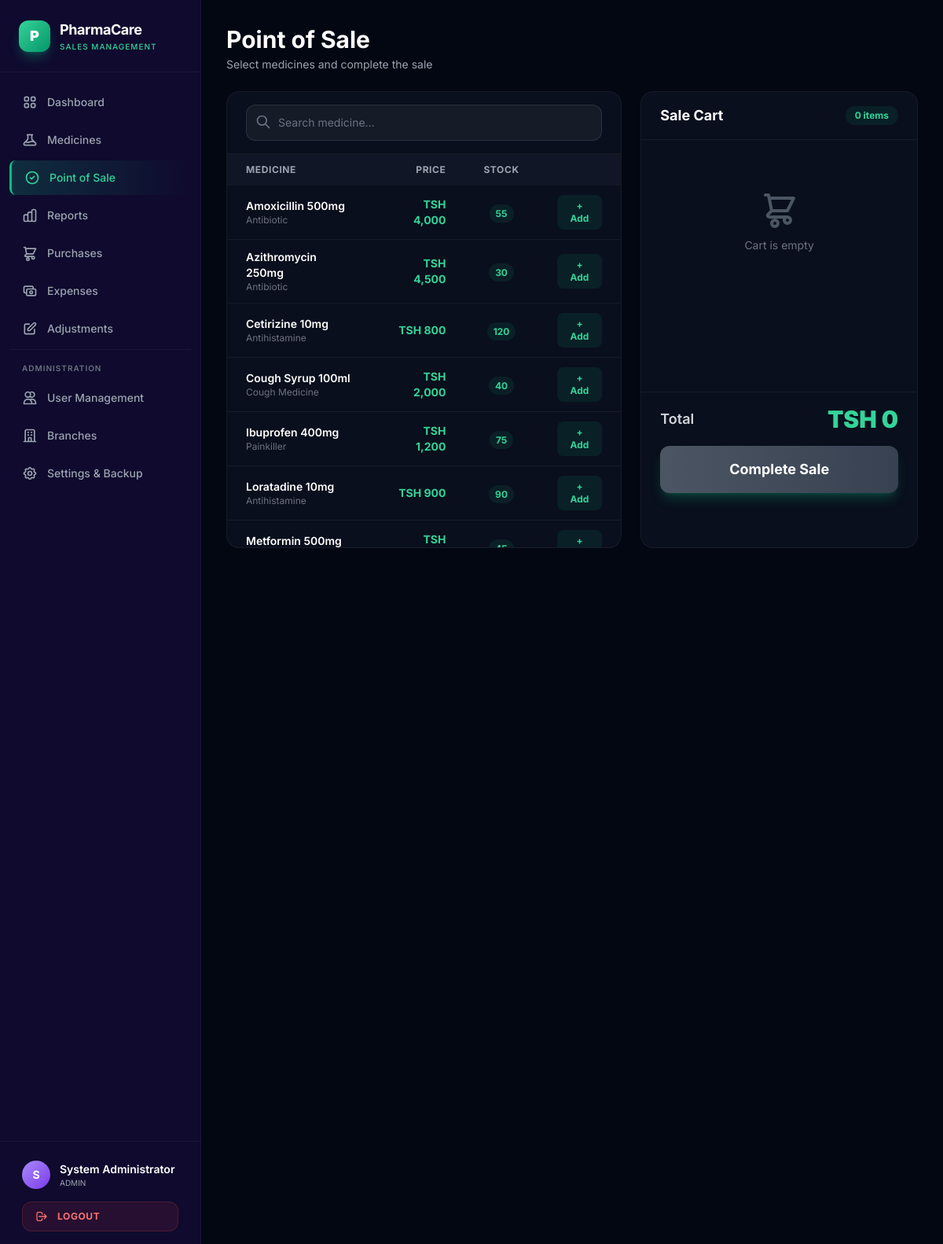
/sales (signed in), run on the app's committed database.
### tables this page shows
CREATE TABLE medicines (
        id INTEGER PRIMARY KEY AUTOINCREMENT,
        name TEXT NOT NULL,
        category TEXT,
        description TEXT,
        buying_price REAL NOT NULL,
        selling_price REAL NOT NULL,
        stock_qty INTEGER NOT NULL DEFAULT 0,
        expiry_date TEXT NOT NULL,
        purchase_date TEXT,
        created_at TIMESTAMP DEFAULT CURRENT_TIMESTAMP
    );

### app.py (the view)
@app.route('/sales')
@login_required
def sales_pos():
    conn = get_db()
    meds = conn.execute("SELECT * FROM medicines WHERE stock_qty > 0 ORDER BY name").fetchall()
    conn.close()
    return render_template('sales.html', medicines=meds)

### app.py (called while the page is built)
def get_db():
    conn = sqlite3.connect(DB_FILE)
    conn.row_factory = sqlite3.Row
    conn.execute("PRAGMA foreign_keys = ON")
    return conn

def login_required(f):
    @wraps(f)
    def decorated(*args, **kwargs):
        if 'user_id' not in session:
            return redirect(url_for('login'))
        return f(*args, **kwargs)
    return decorated

### templates/sales.html (shortened to what this page needs)
{% extends "base.html" %}
{% block content %}
<div class="space-y-4 md:space-y-6">
    <div>
        <h1 class="text-2xl md:text-3xl font-bold text-white">Point of Sale</h1>
        <p class="text-gray-400 mt-1 text-sm">Select medicines and complete the sale</p>
    </div>
    <div class="grid grid-cols-1 lg:grid-cols-12 gap-4 md:gap-6">
        <div class="lg:col-span-7 bg-gray-900/50 border border-white/5 rounded-2xl overflow-hidden">
            <div class="px-4 md:px-6 py-3 md:py-4 border-b border-white/5">
                <div class="relative">
                    <input type="text" id="search-input" placeholder="Search medicine..."
                        class="w-full px-4 py-2.5 md:py-3 pl-10 bg-white/5 border border-white/10 rounded-xl text-white placeholder-gray-500 focus:outline-none focus:ring-2 focus:ring-primary-500 transition text-sm">
                    <svg class="absolute left-3 top-2.5 md:top-3 w-4 h-4 md:w-5 md:h-5 text-gray-500" fill="none" stroke="currentColor" viewBox="0 0 24 24"><path stroke-linecap="round" stroke-linejoin="round" stroke-width="2" d="M21 21l-6-6m2-5a7 7 0 11-14 0 7 7 0 0114 0z"/></svg>
                </div>
            </div>
            <div class="max-h-[400px] lg:max-h-[500px] overflow-y-auto">
                <table class="w-full hidden lg:table">
                    <thead class="sticky top-0 bg-gray-900/95 backdrop-blur">
                        <tr class="text-xs text-gray-400 uppercase tracking-wider">
                            <th class="text-left px-6 py-3">Medicine</th>
                            <th class="text-right px-6 py-3">Price</th>
                            <th class="text-center px-6 py-3">Stock</th>
                            <th class="text-center px-6 py-3"></th>
                        </tr>
                    </thead>
                    <tbody id="medicine-list" class="divide-y divide-white/5">
                        {% for med in medicines %}
                        <tr class="hover:bg-white/5 transition cursor-pointer" data-name="{{ med['name']|lower }}" data-id="{{ med['id'] }}" data-price="{{ med['selling_price'] }}" data-stock="{{ med['stock_qty'] }}" data-medname="{{ med['name'] }}">
                            <td class="px-6 py-3">
                                <p class="text-sm font-semibold text-white">{{ med['name'] }}</p>
                                <p class="text-xs text-gray-500">{{ med['category'] or '' }}</p>
                            </td>
                            <td class="px-6 py-3 text-right text-sm font-bold text-primary-400">TSH {{ "{:,.0f}".format(med['selling_price']) }}</td>
                            <td class="px-6 py-3 text-center">
                                <span class="text-xs font-bold px-2 py-1 rounded-full {% if med['stock_qty'] <= 10 %}bg-red-500/10 text-red-400{% else %}bg-primary-500/10 text-primary-400{% endif %}">{{ med['stock_qty'] }}</span>
                            </td>
                            <td class="px-6 py-3 text-center">
                                <button onclick="addToCart(this.closest('tr'))" class="px-3 py-1.5 bg-primary-500/10 text-primary-400 hover:bg-primary-500/20 rounded-lg text-xs font-bold transition">+ Add</button>
                            </td>
                        </tr>
                        {% endfor %}
                    </tbody>
                </table>
            </div>
        </div>
        <div class="lg:col-span-5 bg-gray-900/50 border border-white/5 rounded-2xl flex flex-col">
            <div class="px-4 md:px-6 py-3 md:py-4 border-b border-white/5 flex items-center justify-between">
                <h3 class="text-base md:text-lg font-bold text-white">Sale Cart</h3>
                <span id="cart-badge" class="px-2 md:px-3 py-1 rounded-full text-[10px] md:text-xs font-bold bg-primary-500/10 text-primary-400">0 items</span>
            </div>
            <div class="flex-1 overflow-y-auto max-h-[280px] lg:max-h-[320px] p-3 md:p-4">
                <div id="cart-empty" class="py-10 md:py-12 text-center text-gray-500 text-sm">
                    Cart is empty
                </div>
            </div>
            <div class="px-4 md:px-6 py-3 md:py-4 border-t border-white/5 space-y-3 md:space-y-4">
                <div class="flex items-center justify-between">
                    <span class="text-base md:text-lg font-semibold text-gray-300">Total</span>
                    <span id="cart-total" class="text-2xl md:text-3xl font-black text-primary-400">TSH 0</span>
                </div>
                <button id="checkout-btn" onclick="completeSale()" disabled
                    class="w-full py-3 md:py-4 bg-gradient-to-r from-primary-500 to-emerald-600 hover:from-primary-600 hover:to-emerald-700 disabled:from-gray-600 disabled:to-gray-700 disabled:cursor-not-allowed text-white font-bold rounded-xl shadow-lg shadow-primary-500/25 transition-all duration-200 transform hover:scale-[1.01] active:scale-[0.99] text-base md:text-lg">
                    Complete Sale
                </button>
            </div>
        </div>
    </div>
</div>
{% endblock %}

### templates/base.html (style rules this page uses)
* { scrollbar-width: thin; scrollbar-color: #059669 #1e1b4b; }

### data on the page
medicines: name "Amoxicillin 500mg", category "Antibiotic", selling_price "4,000", stock_qty "55"
medicines: name "Azithromycin 250mg", category "Antibiotic", selling_price "4,500", stock_qty "30"
medicines: name "Cetirizine 10mg", category "Antihistamine", selling_price "800", stock_qty "120"
medicines: name "Cough Syrup 100ml", category "Cough Medicine", selling_price "2,000", stock_qty "40"
medicines: name "Ibuprofen 400mg", category "Painkiller", selling_price "1,200", stock_qty "75"
medicines: name "Loratadine 10mg", category "Antihistamine", selling_price "900", stock_qty "90"
medicines: name "Metformin 500mg"

### other printed values
{{ session.get('full_name','')[0] if session.get('full_name') else 'U' }} "S"
{{ session.get('full_name','') }} "System Administrator"
{{ session.get('role','') }} "ADMIN"
